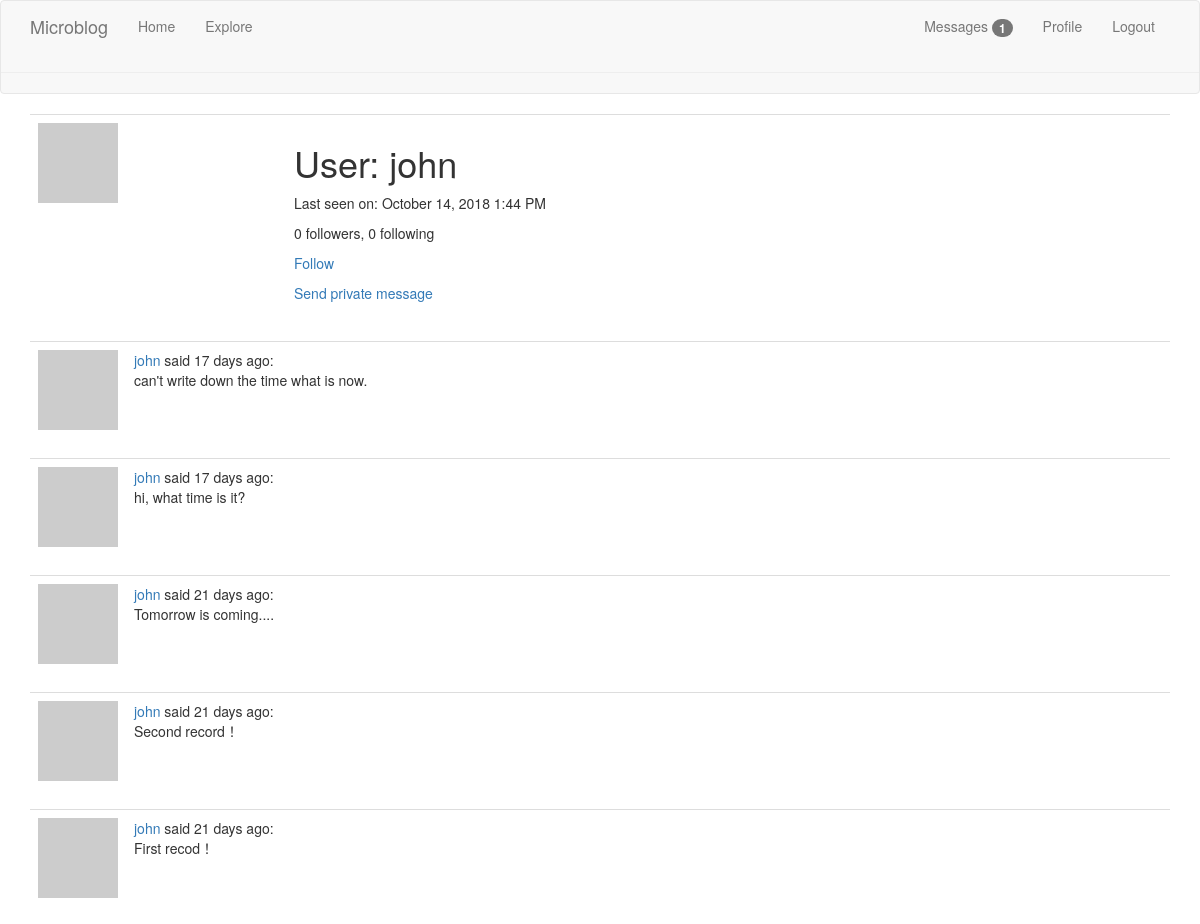
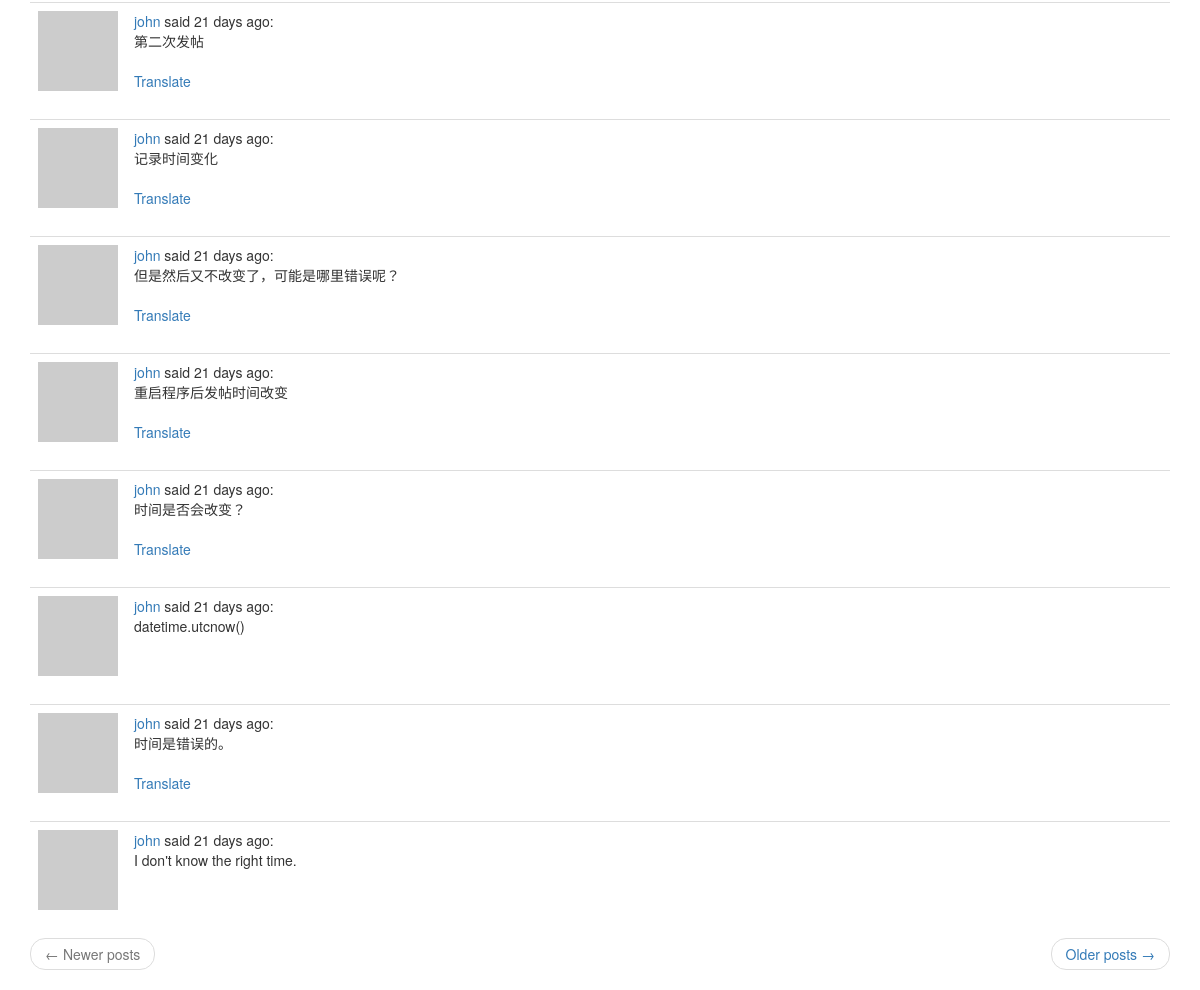
The page /user/john (signed in) on the database its author committed (2 pictures, top to bottom).
### app/models.py (models this page shows, shortened)
class User(UserMixin, db.Model):
    id = db.Column(db.Integer, primary_key=True)
    username = db.Column(db.String(64), index=True, unique=True)
    email = db.Column(db.String(120), index=True, unique=True)
    password_hash = db.Column(db.String(128))
    posts = db.relationship('Post', backref='author', lazy='dynamic')
    about_me = db.Column(db.String(140))
    last_seen = db.Column(db.DateTime, default=datetime.utcnow)
    followed = db.relationship(
        'User', secondary=followers,
        primaryjoin=(followers.c.follower_id == id),
        secondaryjoin=(followers.c.followed_id == id),
        backref=db.backref('followers', lazy='dynamic'), lazy='dynamic')
    messages_sent = db.relationship('Message',
                                    foreign_keys='Message.sender_id',
                                    backref='author', lazy='dynamic')
    messages_received = db.relationship('Message',
                                        foreign_keys='Message.recipient_id',
                                        backref='recipient', lazy='dynamic')
    last_message_read_time = db.Column(db.DateTime)
    notifications = db.relationship('Notification', backref='user',
                                    lazy='dynamic')
    def avatar(self, size):
        digest = md5(self.email.lower().encode('utf-8')).hexdigest()
        return 'https://www.gravatar.com/avatar/{}?d=identicon&s={}'.format(
            digest, size)
    def is_following(self, user):
        return self.followed.filter(
            followers.c.followed_id == user.id).count() > 0
    def new_messages(self):
        last_read_time = self.last_message_read_time or datetime(1900, 1, 1)
        return Message.query.filter_by(recipient=self).filter(
            Message.timestamp > last_read_time).count()

class Post(db.Model):
    id = db.Column(db.Integer, primary_key=True)
    body = db.Column(db.String(140))
    timestamp = db.Column(db.DateTime, index=True, default=datetime.utcnow())
    user_id = db.Column(db.Integer, db.ForeignKey('user.id'))
    language = db.Column(db.String(5))

### app/main/routes.py (the view)
@bp.route('/user/<username>')
@login_required
def user(username):
    user = User.query.filter_by(username=username).first_or_404()
    page = request.args.get('page', 1, type=int)
    posts = user.posts.order_by(Post.timestamp.desc()).paginate(
        page, current_app.config['POSTS_PER_PAGE'], False)
    next_url = url_for('main.user', username=user.username, page=posts.next_num) \
        if posts.has_next else None
    prev_url = url_for('main.user', username=user.username, page=posts.prev_num) \
        if posts.has_prev else None
    return render_template('user.html', user=user, posts=posts.items,
                           next_url=next_url, prev_url=prev_url)

### app/main/routes.py (called while the page is built)
@bp.before_request
def before_request():
    if current_user.is_authenticated:
        current_user.last_seen = datetime.utcnow()
        db.session.commit()
    g.locale = str(get_locale())

### app/models.py (called while the page is built)
@login.user_loader
def load_user(id):
    return User.query.get(int(id))

### app/templates/user.html (shortened to what this page needs)
{% extends "base.html" %}
{% block app_content %}
    <table class="table table-hover">
        <tr>
            <td width="256px" ><img src="{{ user.avatar(128) }}"></td>
            <td>
                <h1>{{ _('User') }}: {{ user.username }}</h1>
                {% if user.last_seen %}
                <p>{{ _('Last seen on') }}: {{ moment(user.last_seen).format('LLL') }}</p>
                {% endif %}
                 <p>{{ _('%(count)d followers', count=user.followers.count()) }}, {{ _('%(count)d following', count=user.followed.count()) }}</p>
                {% if user == current_user %}
                <p><a href="{{ url_for('main.edit_profile') }}">{{ _('Edit your profile') }}</a></p>
                {% elif not current_user.is_following(user) %}
                <p><a href="{{ url_for('main.follow', username=user.username) }}" >{{ _('Follow') }}</a></p>
                {% else %}
                <p><a href="{{ url_for('main.unfollow', username=user.username) }}">{{ _('Unfollow') }}</a></p>
                {% endif %}
                {% if user != current_user %}
                <p><a href="{{ url_for('main.send_message', recipient=user.username) }}">{{ _('Send private message')}}</a></p>
                {% endif %}
            </td>
        </tr>
    </table>
    {% for post in posts %}
        {% include '_post.html' %}
    {% endfor %}
    <nav aria-label="...">
        <ul class="pager">
            <li class="previous{% if not prev_url %} disabled{% endif %}">
                <a href="{{ prev_url or '#' }}">
                    <span aria-hidden="true">&larr;</span> {{ _('Newer posts') }}
                </a>
            </li>
            <li class="next{% if not next_url %} disabled{% endif %}">
                <a href="{{ next_url or '#' }}">
                    {{ _('Older posts') }} <span aria-hidden="true">&rarr;</span>
                </a>
            </li>
        </ul>
    </nav>
{% endblock %}

### app/templates/_post.html (shortened to what this page needs)
<table class="table table-hover">
    <tr>
        <td width="70px" >
            <a href="{{ url_for('main.user', username=post.author.username) }}">
                <img src="{{ post.author.avatar(36) }}">
            </a>
        </td>
        <td>
            {{ _('%(username)s said %(when)s',
                username=user_link, when=moment(post.timestamp).fromNow()) }}:
            <br>
            <span id="post{{ post.id }}">{{ post.body }}</span>
            {% if post.language and post.language != g.locale %}
            <br><br>
            <span id="translation{{ post.id}}">
                <a href="javascript:translate(
                    '#post{{ post.id}}',
                    '#translation{{post.id}}',
                    '{{ post.language}}',
                    '{{ g.locale}}');">{{ _('Translate')}}</a>
            </span>
            {% endif %}
        </td>
    </tr>
</table>

### rows shown on the page
User: username "john", last_seen "October 14, 2018 1:44 PM"
Post: body "can't write down the time what is now."
Post: body "hi, what time is it?"
Post: body "Tomorrow is coming...."
Post: body "Second record！"
Post: body "First recod！"
Post: body "第二次发帖"
Post: body "记录时间变化"
Post: body "但是然后又不改变了，可能是哪里错误呢？"
Post: body "重启程序后发帖时间改变"
Post: body "时间是否会改变？"
Post: body "datetime.utcnow()"
Post: body "时间是错误的。"
Post: body "I don't know the right time."

### other values the page prints
{{ new_messages }} "1"
